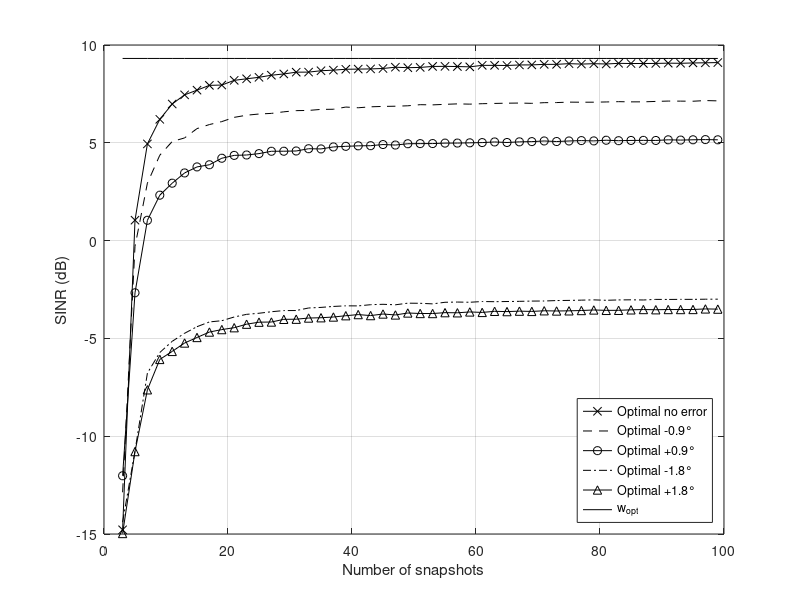

The MATLAB source for this figure:
%Array processing course basic code
clear
clc
close all
format shortG
%+++++ BEAMFORMING ++++++++++++++++++++++++++++++++++++++++++++++++++++++++
%----- Scenario -----
%Number of elements in the array
N = 10;
k = 3:2:N+90;
Ns = 100;
% SINAR_partial = zeros(length(Rk),1);
% AWN_partial = zeros(length(Rk),1);
let_through_level = 0e-10;
[mvdr_gsc,mpdr_gsc,SINR_MVDR_SMI,AWN_partial] = deal(zeros(Ns,length(k)));
[SINAR_partial,A_WN_MVDR_SMI] = deal(zeros(Ns,length(k),4));
%Inter-element spacing (in wavelength)
d = 0.5;
pos = d * (0:N-1)'; %positions of the antennas
%Mainlobe width
theta_3dB = 0.9/(N*d);
errors = [-10 -5 0 5 10]*theta_3dB;
%White noise
sigma2 = 1;	%white noise power
%Interference
NoI = 5;
thetaj = [linspace(-40,-20,floor(NoI/2))';linspace(20,40,ceil(NoI/2))']/180*pi;	%angles of arrival	
INR = 20*ones(NoI,1);			%interference to noise ratio (dB)
Pj = sigma2 * 10.^(INR/10);		%interference power
J = length(thetaj);
%Interference + noise covariance matrix
Aj = exp(1i*2*pi*pos*sin(thetaj'));	%interference steering matrix N|J
C = Aj*diag(Pj)*Aj' + sigma2*eye(N);	%interference + noise covariance matrix
%Signal of interest
thetas = 0/180*pi;	%angle of arrival
SNR = 0;            %signal to noise ratio (dB)
Ps = sigma2 * 10^(SNR/10);			%signal power
as = exp(1i*2*pi*pos*sin(thetas));	%steering vector
%Total covariance matrix (signal + interference + noise)
R = Ps*(as*as') + C;


%----- Natural beampattern -----
% %Weight vector (all weights equal to 1/N)
w = ones(N,1); 
w = w/(ones(1,N)*w);  
%Diagram
tab_theta = (-90:0.5:90)/180*pi;        %Angles where to evaluate beampattern
A = exp(1i*2*pi*pos*sin(tab_theta));    %Steering matrix: each column is a(theta)
G = 20*log10(abs(w'*A));        %beampattern (power in dB)

%----- CONVENTIONAL AND OPTIMAL BEAMFORMERS -----
%Looked direction
theta0 = 0/180*pi;
a0 = exp(1i*2*pi*pos*sin(theta0));
%Conventional beamformer
w_CBF = a0; 
w_CBF = w_CBF/(a0'*w_CBF);
G_CBF = 20*log10(abs(w_CBF'*A));        %beampattern (power in dB)
SINR_CBF = Ps*(abs(w_CBF'*as)^2)/(abs(w_CBF'*C*w_CBF)); %SINR
A_WN_CBF = 1/(norm(w_CBF)^2);   %White noise array gain
%Optimal beamformer
w_opt = (C\as); 
w_opt = w_opt/(as'*w_opt);
G_opt = 20*log10(abs(w_opt'*A));
SINR_opt = Ps*(abs(w_opt'*as)^2)/(abs(w_opt'*C*w_opt));
A_WN_opt = 1/(norm(w_opt)^2);


i = 1;
while (i <= length(k))
error = 1;
while (error <= length(errors))
sample = 1;
% while (sample <= Ns)
%----- ADAPTIVE BEAMFORMING WITH ESTIMATED COVARIANCE MATRICES -----
%Number of snapshots
K = k(i);
while (sample <= Ns)
%Signal
S = sqrt(Ps/2) * as * (randn(1,K)+1i*randn(1,K));
%Interference + noise
IN = Aj * diag(sqrt(Pj/2)) * (randn(J,K)+1i*randn(J,K));
NOISE = sqrt(sigma2/2)*(randn(N,K)+1i*randn(N,K));
%MVDR-SMI
Y_MVDR = IN + NOISE;
C_hat = (Y_MVDR*Y_MVDR')/K;
w_MVDR_SMI = (C_hat\a0);
w_MVDR_SMI = w_MVDR_SMI / (a0'*w_MVDR_SMI);
G_MVDR_SMI = 20*log10(abs(w_MVDR_SMI'*A));
SINR_MVDR_SMI(sample,i) = Ps*(abs(w_MVDR_SMI'*as)^2)/(abs(w_MVDR_SMI'*C*w_MVDR_SMI));
A_WN_MVDR_SMI(sample,i) = 1 / (norm(w_MVDR_SMI)^2);

%----- GSC implementation of MVDR beamformer -----
%Matrix B
B = null(a0')+let_through_level*a0;
%MVDR
Y = Y_MVDR;
%Data in the main and auxilliary channels
d = w_CBF' * Y;     %signal in main channel 1|K
Z = B' * Y;         %signal in auxilliary channels N-1|K
Rz = (Z*Z')/K;      %estimate of R_z
% R = kr;
% [V, D] = eig(Rz); % sorted eigen value the vector with the highest eigen values are the one containing information on interferences
% U = V(:,end-R+1:end);
err = errors(error);
thetaj_err = thetaj+err;
Aj_err = exp(1i*2*pi*pos*sin(thetaj_err'));
U = B'*Aj_err;
Z_t = U'*Z;
Rz_t = (Z_t*Z_t')/K;
rdz = Z*d'/K;
Wa_t = (U'*Rz*U)\U'*rdz;

%\U'*B'*Rz*W_CBF;
w_MVDR_SMI_GSC = w_CBF-B*U*Wa_t;
%Estimate covariance matrix and cross correlation
G_MVDR_SMI = 20*log10(abs(w_MVDR_SMI_GSC'*A));
SINAR_partial(sample,i,error) = Ps*(abs(w_MVDR_SMI_GSC'*as)^2)/(abs(w_MVDR_SMI_GSC'*C*w_MVDR_SMI_GSC));
AWN_partial(sample,i,error) = 1 / (norm(w_MVDR_SMI_GSC)^2);
% legend('boxoff')
sample = sample + 1;
end
error = error + 1;
end
i = i + 1;
end

figure
plot(k,10*log10(mean(SINAR_partial(:,:,3))),'k-x')
hold on
plot(k,10*log10(mean(SINAR_partial(:,:,2))),'k--')
hold on
plot(k,10*log10(mean(SINAR_partial(:,:,4))),'k-o')
hold on
plot(k,10*log10(mean(SINAR_partial(:,:,1))),'k-.')
hold on
plot(k,10*log10(mean(SINAR_partial(:,:,5))),'k-^')
hold on
plot(k,10*log10(SINR_opt)*ones(length(k),1),'k-','LineWidth',0.7)
xlabel('Number of snapshots')
ylabel('SINR (dB)')
legend('Optimal no error','Optimal -0.9°','Optimal +0.9°','Optimal -1.8°','Optimal +1.8°','w_{opt}','Location','southeast')
grid on

